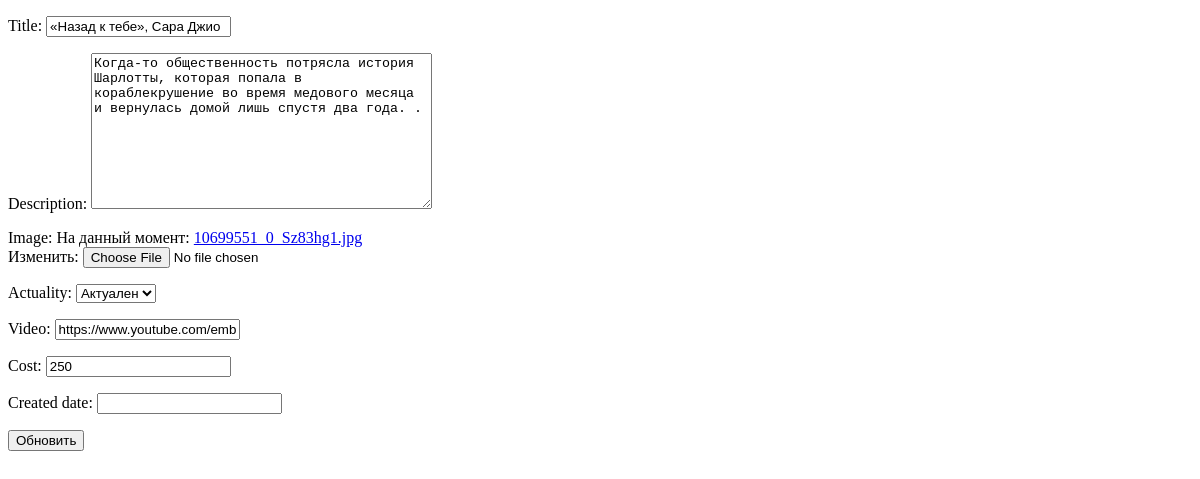
The page /book_list/1/update/ on the database as committed earlier.
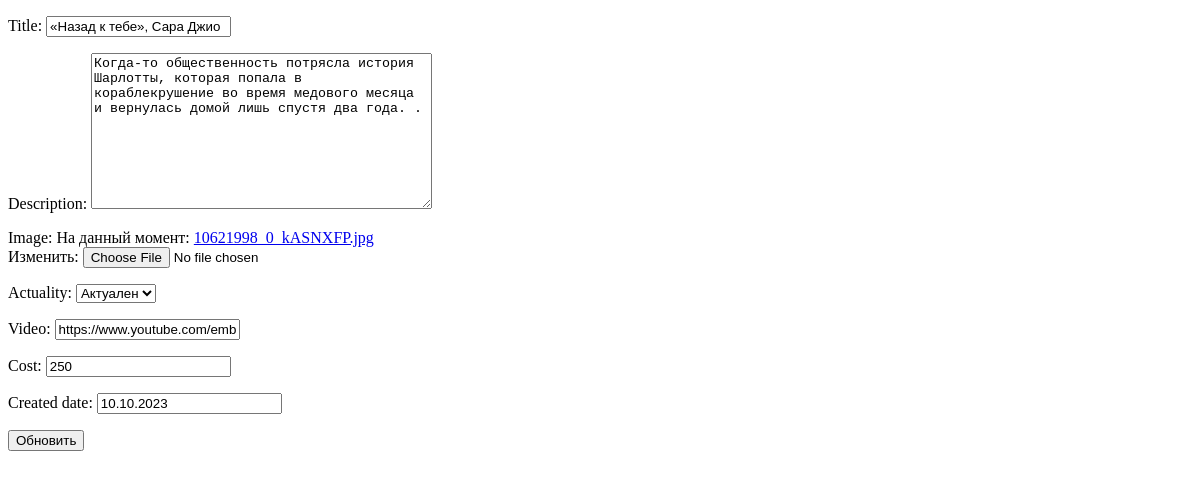
The same page on the database as committed later.
### book/models.py (models this page shows, shortened)
class Book(models.Model):
    ACTUALITY = (
        ('Актуален', 'Актуален'),
        ('50 на 50', '50 на 50'),
    )
    title = models.CharField(max_length=30)
    description = models.TextField()
    image = models.FileField(upload_to='', null=True)
    actuality = models.CharField(max_length=100, choices=ACTUALITY, default=ACTUALITY[0], null=True)
    video = models.URLField(null=True)
    cost = models.SmallIntegerField()
    created_at = models.DateTimeField(auto_now_add=True)
    created_date= models.DateField(null=True)

### book/views.py (the view, shortened to what this page needs)
# urls.py: path('book_list/<int:id>/update/', views.UpdateBookPostView.as_view()),
class UpdateBookPostView(generic.UpdateView):
    template_name = 'update_book.html'
    form_class = forms.BookForm
    success_url = '/'
    def get_object(self, **kwargs):
        book = self.kwargs.get('id')
        return get_object_or_404(models.Book, id=book)

### book/forms.py
class BookForm(forms.ModelForm):
    class Meta:
        model = models.Book
        fields = '__all__'

### templates/update_book.html (shortened to what this page needs)
<!DOCTYPE html>
<html lang="en">
<head>
</head>
<body>
<form method="post" enctype="multipart/form-data">
    {{form.as_p}}
    <button type="submit">Обновить</button>
</form>
</body>
</html>

Rows that differ between the two databases and show on the page:
changed Book "«Назад к тебе», Сара Джио": created_date (not shown) → "10.10.2023"
Other text that changed with them:
text no longer shown: "Title: Description: Image: На данный момент: 10699551_0_Sz83hg1.jpg Изменить: Actuality: Video: Cost: Created date:"
text now shown: "Title: Description: Image: На данный момент: 10621998_0_kASNXFP.jpg Изменить: Actuality: Video: Cost: Created date:"
